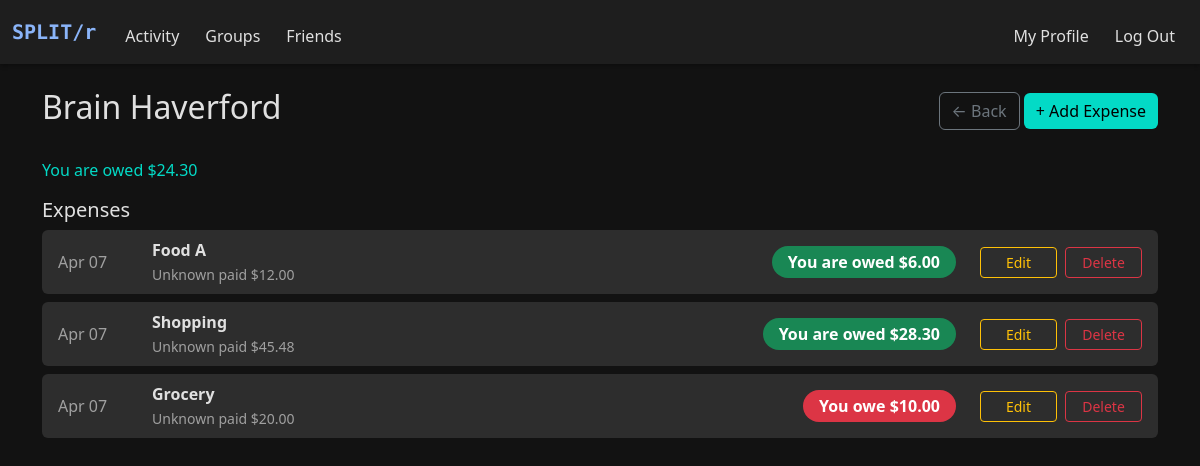
Screenshot of /friend/1 (signed in) with the database file from the repository.
### models.py (models this page shows, shortened)
class User(db.Model):
    __tablename__ = "users"
    id = db.Column(db.Integer, primary_key=True)
    name = db.Column(db.String(100), nullable=False)
    username = db.Column(db.String(50), unique=True, nullable=False)
    password = db.Column(db.String(200), nullable=False)
    expenses_paid = db.relationship(
        "Expense",
        backref="payer",
        foreign_keys="Expense.paid_by_id",
        )
    splits = db.relationship(
        "ExpenseSplit",
        backref="user",
        foreign_keys="ExpenseSplit.user_id",
        )

class Expense(db.Model):
    __tablename__ = "expenses"
    id = db.Column(db.Integer, primary_key=True)
    description = db.Column(db.String(120))
    amount = db.Column(db.Float)
    paid_by_id = db.Column(db.Integer, db.ForeignKey("users.id"))
    group_id = db.Column(db.Integer, db.ForeignKey("groups.id"), nullable=True)
    timestamp = db.Column(db.DateTime, default=datetime.now)
    splits = db.relationship("ExpenseSplit", backref="expense", lazy=True)

class ExpenseSplit(db.Model):
    __tablename__ = "expense_split"
    id = db.Column(db.Integer, primary_key=True)
    expense_id = db.Column(db.Integer, db.ForeignKey("expenses.id"))
    user_id = db.Column(db.Integer, db.ForeignKey("users.id"))
    amount = db.Column(db.Float)

### app.py (the view)
@app.route('/friend/<int:group_id>')
@login_required
def friend_page(group_id):
    group = Group.query.get_or_404(group_id)
    current_user_id = session.get("user_id")
    if not group.user_is_member(current_user_id) or not group.is_friend_group:
        flash("You do not have access to this friend view.", "danger")
        return redirect("/friends")
    expenses = group.get_group_expenses()
    balance = group.get_user_balance(current_user_id)
    friend = next(user for user in group.users if user.id != current_user_id)
    return render_template(
        "friend.html",
        group=group,
        friend=friend,
        expenses=expenses,
        balance=balance
    )

### helper.py (called while the page is built)
def login_required(f):
    @wraps(f)
    def decorated_function(*args, **kwargs):
        if "user_id" not in session:
            flash("You must be logged in to view this page.", "danger")
            return redirect("/login")
        return f(*args, **kwargs)
    return decorated_function

def currency(amount, currency_code=None):
    symbols = {
        "USD": "$",
        "EUR": "€",
        "INR": "₹",
        "GBP": "£",
        "JPY": "¥",
    }
    currency_code = (currency_code or
                     current_app.config.get("DEFAULT_CURRENCY", "USD")).upper()
    symbol = symbols.get(currency_code, "")
    return f"{symbol}{amount:,.2f}"

### models.py (called while the page is built)
    def user_is_member(self, user_id):
        return any(user.id == user_id for user in self.users)

    def get_group_expenses(self):
        return (
            Expense.query.filter_by(group_id=self.id)
            .order_by(Expense.timestamp.desc())
            .all()
        )

    def get_user_balance(self, user_id):
        balance = 0.0
        for expense in self.expenses:
            for split in expense.splits:
                if split.user_id == user_id:
                    balance -= split.amount
            if expense.paid_by_id == user_id:
                balance += expense.amount
        return balance

### templates/friend.html (shortened to what this page needs)
{% extends "layout.html" %}
{% block main %}
<div class="container py-4">
    <div class="d-flex justify-content-between align-items-center mb-4">
        <h2>{{ friend.name }}</h2>
        <div>
            <a href="/friends" class="btn btn-outline-secondary">← Back</a>
            <a href="{{ url_for('add_group_expense', group_id=group.id) }}" class="btn btn-success">+ Add Expense</a>
        </div>
    </div>
    {% if balance < 0 %}
        <p class="text-danger-custom">You owe {{ currency(-balance) }}</p>
    {% elif balance > 0 %}
        <p class="text-success-custom">You are owed {{ currency(balance) }}</p>
    {% else %}
        <p class="text-secondary-custom">All settled up with {{ friend.name }}!</p>
    {% endif %}
    {% include "expense_list.html" %}
</div>
{% endblock %}

### templates/expense_list.html
<h5>Expenses</h5>
{% if expenses %}
    <ul class="list-unstyled">
        {% for expense in expenses %}
            {% set is_payer = expense.paid_by_id == session["user_id"] %}
            {% set user_split = expense.splits | selectattr("user_id", "equalto", session["user_id"]) | list %}
            {% set you_owe = user_split[0].amount if user_split else 0 %}
            {% set payer_name = expense.paid_by.name if expense.paid_by else "Unknown" %}
            <li class="mb-2 px-3 py-2 rounded" style="background-color: var(--dark-tertiary);">
                <div class="d-flex align-items-center justify-content-between flex-wrap gap-2">
                    <div class="text-muted-custom me-3" style="min-width: 70px; white-space: nowrap;">
                        {{ expense.timestamp.strftime('%b %d') }}
                    </div>
                    <div class="flex-grow-1 me-3">
                        <strong>{{ expense.description }}</strong><br>
                        <small class="text-muted-custom">{{ payer_name }} paid {{ currency(expense.amount) }}</small>
                    </div>
                    <div class="text-center me-3" style="white-space: nowrap;">
                        {% if is_payer %}
                            <span class="badge bg-success rounded-pill px-3 py-2 fs-6">You are owed {{ currency(expense.amount - you_owe) }}</span>
                        {% else %}
                            <span class="badge bg-danger rounded-pill px-3 py-2 fs-6">You owe {{ currency(you_owe) }}</span>
                        {% endif %}
                    </div>
                    <div class="row gx-2" style="min-width: 170px;">
                        <div class="col">
                            <a href="{{ url_for('edit_group_expense', group_id=group.id, expense_id=expense.id) }}"
                               class="btn btn-outline-warning btn-sm w-100">Edit</a>
                        </div>
                        <div class="col">
                            <form action="{{ url_for('delete_group_expense', group_id=group.id, expense_id=expense.id) }}"
                                  method="POST" onsubmit="return confirm('Delete this expense?');">
                                <button type="submit" class="btn btn-outline-danger btn-sm w-100">Delete</button>
                            </form>
                        </div>
                    </div>
                </div>
            </li>
        {% endfor %}
    </ul>
{% else %}
    <p class="text-muted-custom">No expenses added yet.</p>
{% endif %}

### static/style.css (style rules this page uses)
:root { --dark-bg: #121212; --dark-secondary: #1e1e1e; --dark-tertiary: #2d2d2d; --text-primary: #e0e0e0; --text-secondary: #a0a0a0; --accent-color: #8ab4f8; --danger-color: #cf6679; --success-color: #03dac6; }
html, body { height: 100%; margin: 0; padding: 0; background-color: var(--dark-bg); color: var(--text-primary); display: flex; flex-direction: column; }
body { background-color: var(--dark-bg); color: var(--text-primary); min-height: 100vh; display: flex; flex-direction: column; }
.text-success-custom { color: var(--success-color) !important; }
.text-muted-custom { color: var(--text-secondary) !important; }
.btn-primary, .btn-danger, .btn-success { border: none; }
.btn-success { background-color: var(--success-color); color: #000; }

### rows the page displays
User: name "Brain Haverford"
Expense: timestamp "Apr 07", description "Food A", payer_name "Unknown", amount "$12.00", currency(expense.amount-you_owe) "$6.00"
Expense: timestamp "Apr 07", description "Shopping", payer_name "Unknown", amount "$45.48", currency(expense.amount-you_owe) "$28.30"
Expense: timestamp "Apr 07", description "Grocery", payer_name "Unknown", amount "$20.00"
ExpenseSplit: amount "$10.00"

### other values shown
{{ currency(balance) }} "$24.30"
